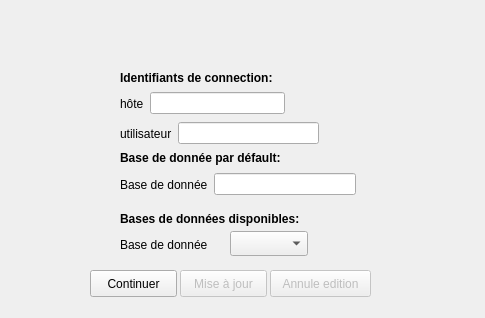
<?xml version="1.0" encoding="UTF-8"?>
<ui version="4.0">
 <class>Dialog</class>
 <widget class="QDialog" name="Dialog">
  <property name="geometry">
   <rect>
    <x>0</x>
    <y>0</y>
    <width>485</width>
    <height>318</height>
   </rect>
  </property>
  <property name="windowTitle">
   <string>Paramètres de connection</string>
  </property>
  <widget class="QWidget" name="gridLayoutWidget">
   <property name="geometry">
    <rect>
     <x>10</x>
     <y>10</y>
     <width>461</width>
     <height>51</height>
    </rect>
   </property>
   <layout class="QGridLayout" name="gridLayout"/>
  </widget>
  <widget class="QWidget" name="layoutWidget">
   <property name="geometry">
    <rect>
     <x>120</x>
     <y>120</y>
     <width>199</width>
     <height>27</height>
    </rect>
   </property>
   <layout class="QHBoxLayout" name="horizontalLayout_3">
    <item>
     <widget class="QLabel" name="label">
      <property name="text">
       <string>utilisateur</string>
      </property>
     </widget>
    </item>
    <item>
     <widget class="QLineEdit" name="editUserName">
      <property name="text">
       <string/>
      </property>
     </widget>
    </item>
   </layout>
  </widget>
  <widget class="QComboBox" name="comboBox_listDB">
   <property name="geometry">
    <rect>
     <x>230</x>
     <y>231</y>
     <width>78</width>
     <height>25</height>
    </rect>
   </property>
  </widget>
  <widget class="QLabel" name="label_4">
   <property name="geometry">
    <rect>
     <x>120</x>
     <y>231</y>
     <width>98</width>
     <height>27</height>
    </rect>
   </property>
   <property name="text">
    <string>Base de donnée</string>
   </property>
  </widget>
  <widget class="QWidget" name="layoutWidget_2">
   <property name="geometry">
    <rect>
     <x>120</x>
     <y>90</y>
     <width>165</width>
     <height>27</height>
    </rect>
   </property>
   <layout class="QHBoxLayout" name="horizontalLayout">
    <item>
     <widget class="QLabel" name="label_2">
      <property name="text">
       <string>hôte</string>
      </property>
     </widget>
    </item>
    <item>
     <widget class="QLineEdit" name="editHostName">
      <property name="text">
       <string/>
      </property>
     </widget>
    </item>
   </layout>
  </widget>
  <widget class="QWidget" name="layoutWidget_3">
   <property name="geometry">
    <rect>
     <x>120</x>
     <y>170</y>
     <width>236</width>
     <height>29</height>
    </rect>
   </property>
   <layout class="QHBoxLayout" name="horizontalLayout_2">
    <item>
     <widget class="QLabel" name="label_3">
      <property name="text">
       <string>Base de donnée</string>
      </property>
     </widget>
    </item>
    <item>
     <widget class="QLineEdit" name="editBDName">
      <property name="text">
       <string/>
      </property>
     </widget>
    </item>
   </layout>
  </widget>
  <widget class="QPushButton" name="pushButton_Cancel">
   <property name="enabled">
    <bool>false</bool>
   </property>
   <property name="geometry">
    <rect>
     <x>270</x>
     <y>270</y>
     <width>101</width>
     <height>27</height>
    </rect>
   </property>
   <property name="text">
    <string>Annule edition</string>
   </property>
  </widget>
  <widget class="QPushButton" name="pushButton_Valid">
   <property name="geometry">
    <rect>
     <x>90</x>
     <y>270</y>
     <width>87</width>
     <height>27</height>
    </rect>
   </property>
   <property name="text">
    <string>Continuer</string>
   </property>
  </widget>
  <widget class="QPushButton" name="pushButton_Update">
   <property name="enabled">
    <bool>false</bool>
   </property>
   <property name="geometry">
    <rect>
     <x>180</x>
     <y>270</y>
     <width>87</width>
     <height>27</height>
    </rect>
   </property>
   <property name="text">
    <string>Mise à jour</string>
   </property>
  </widget>
  <widget class="QLabel" name="label_5">
   <property name="geometry">
    <rect>
     <x>120</x>
     <y>211</y>
     <width>211</width>
     <height>16</height>
    </rect>
   </property>
   <property name="font">
    <font>
     <weight>75</weight>
     <bold>true</bold>
     <underline>false</underline>
    </font>
   </property>
   <property name="text">
    <string>Bases de données disponibles:</string>
   </property>
  </widget>
  <widget class="QLabel" name="label_6">
   <property name="geometry">
    <rect>
     <x>120</x>
     <y>150</y>
     <width>201</width>
     <height>16</height>
    </rect>
   </property>
   <property name="font">
    <font>
     <weight>75</weight>
     <bold>true</bold>
    </font>
   </property>
   <property name="text">
    <string>Base de donnée par défault:</string>
   </property>
  </widget>
  <widget class="QLabel" name="label_7">
   <property name="geometry">
    <rect>
     <x>120</x>
     <y>70</y>
     <width>201</width>
     <height>16</height>
    </rect>
   </property>
   <property name="font">
    <font>
     <weight>75</weight>
     <bold>true</bold>
    </font>
   </property>
   <property name="text">
    <string>Identifiants de connection:</string>
   </property>
  </widget>
 </widget>
 <resources/>
 <connections/>
</ui>
